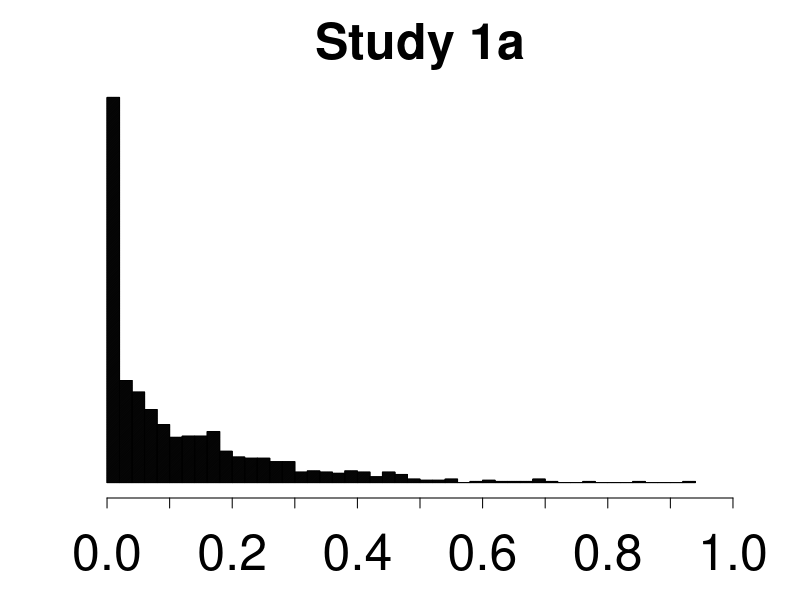
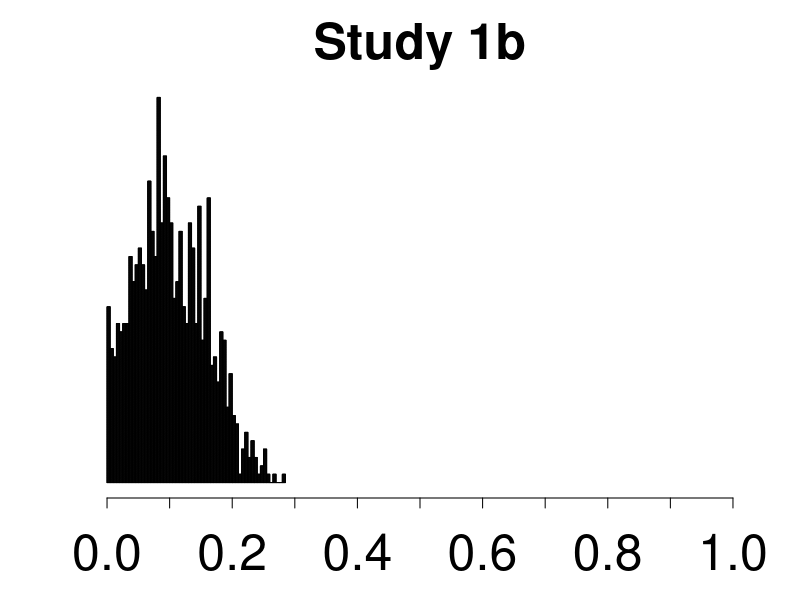
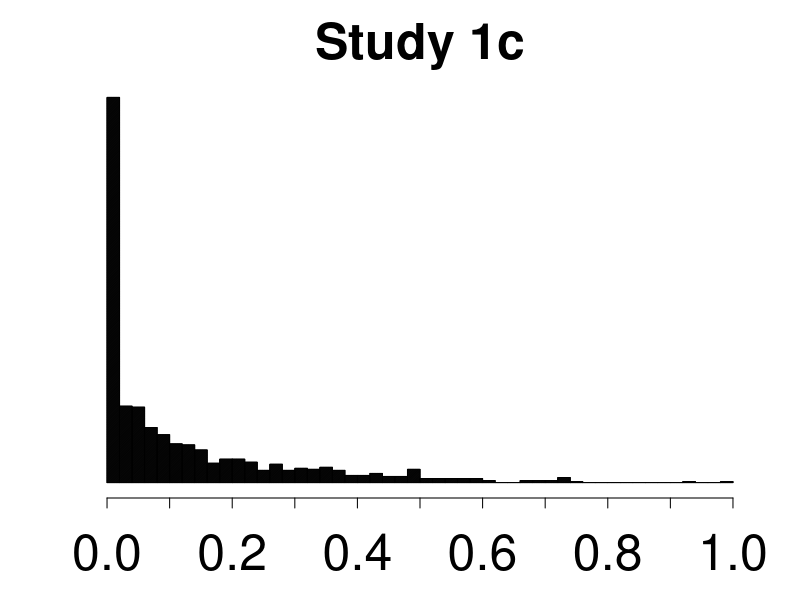
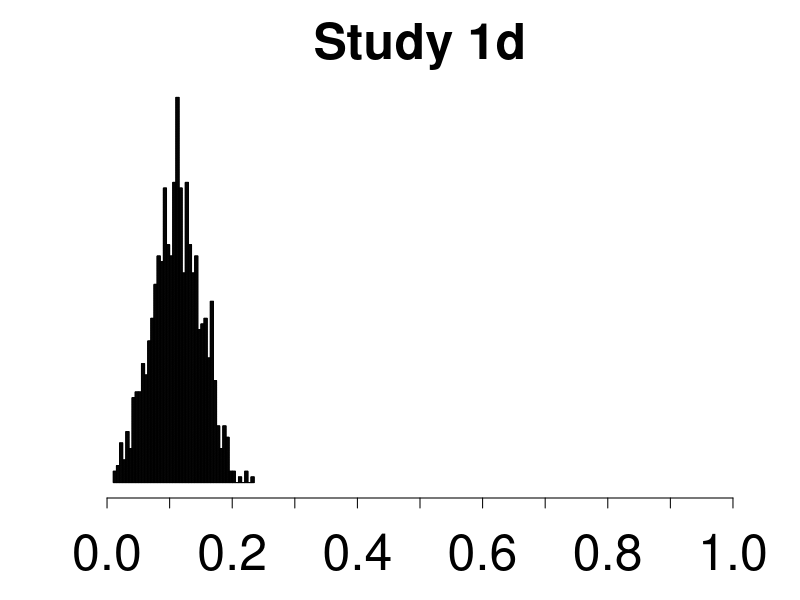

These figures' R source, in order:
par1a <- read.csv("./bs_data/params_1a.csv")
pdf("~/scm/thesis_talk.git/bs_hist_1a.pdf")
hist(1-par1a$p0-par1a$p1,xlim=c(0,1),main='Study 1a',cex.main=3,xlab='',axes=F,ylab='',col='black',density=200,breaks=50)
axis(1,at=seq(0,1,.1),cex.axis=3,padj=1)
dev.off()

par1b <- read.csv("./bs_data/params_1b.csv")
pdf("~/scm/thesis_talk.git/bs_hist_1b.pdf")
hist(1-par1b$p0-par1b$p1,xlim=c(0,1),main='Study 1b',cex.main=3,xlab='',axes=F,ylab='',col='black',density=200,breaks=50)
axis(1,at=seq(0,1,.1),cex.axis=3,padj=1)
dev.off()

par1c <- read.csv("./bs_data/params_1c.csv")
pdf("~/scm/thesis_talk.git/bs_hist_1c.pdf")
hist(1-par1c$p0-par1c$p1,xlim=c(0,1),main='Study 1c',cex.main=3,xlab='',axes=F,ylab='',col='black',density=200,breaks=50)
axis(1,at=seq(0,1,.1),cex.axis=3,padj=1)
dev.off()

par1d <- read.csv("./bs_data/params_1d.csv")
pdf("~/scm/thesis_talk.git/bs_hist_1d.pdf")
hist(1-par1d$p0-par1d$p1,xlim=c(0,1),main='Study 1d',cex.main=3,xlab='',axes=F,ylab='',col='black',density=200,breaks=50)
axis(1,at=seq(0,1,.1),cex.axis=3,padj=1)
dev.off()